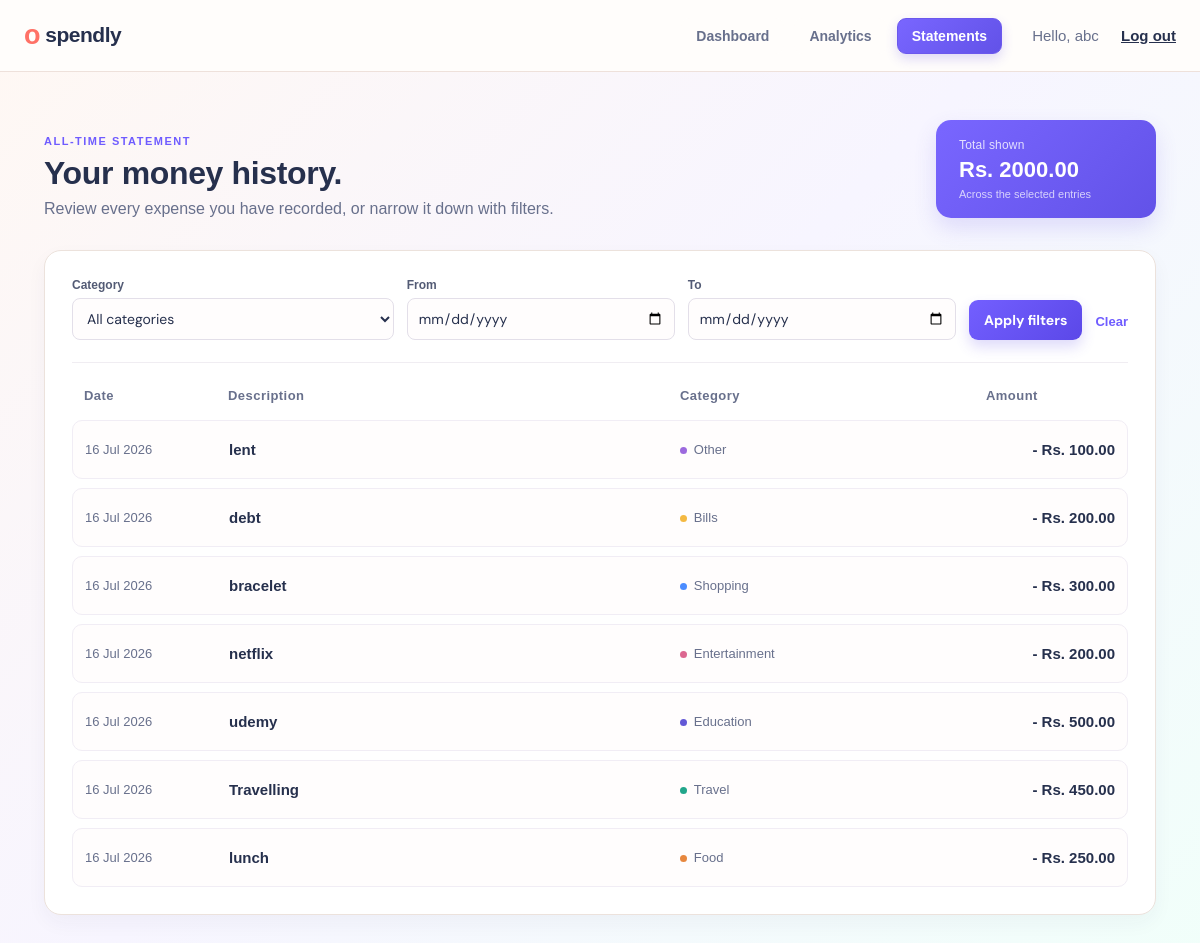
Screenshot of /statements/ (signed in) with the database file from the repository.
### planner/models.py (models this page shows, shortened)
class Expense(models.Model):
    class Category(models.TextChoices):
        FOOD = 'food', 'Food'
        TRAVEL = 'travel', 'Travel'
        EDUCATION = 'education', 'Education'
        ENTERTAINMENT = 'entertainment', 'Entertainment'
        SHOPPING = 'shopping', 'Shopping'
        BILLS = 'bills', 'Bills'
        OTHER = 'other', 'Other'
    user = models.ForeignKey(User, on_delete=models.CASCADE, related_name='expenses')
    title = models.CharField(max_length=100)
    amount = models.DecimalField(max_digits=10, decimal_places=2)
    category = models.CharField(max_length=20, choices=Category.choices)
    spent_on = models.DateField()
    created_at = models.DateTimeField(auto_now_add=True)
    class Meta:
        ordering = ['-spent_on', '-created_at']

### planner/views.py (the view)
# urls.py: path('statements/', views.statements, name='statements'),
@login_required(login_url='login')
def statements(request):
    expenses = Expense.objects.filter(user=request.user)
    selected_category = request.GET.get('category', '')
    start_date = parse_date(request.GET.get('from', ''))
    end_date = parse_date(request.GET.get('to', ''))
    if selected_category in dict(Expense.Category.choices):
        expenses = expenses.filter(category=selected_category)
    else:
        selected_category = ''
    if start_date:
        expenses = expenses.filter(spent_on__gte=start_date)
    if end_date:
        expenses = expenses.filter(spent_on__lte=end_date)
    total_spent = expenses.aggregate(total=Sum('amount'))['total'] or Decimal('0')
    return render(request, 'statements.html', {
        'expenses': expenses, 'total_spent': total_spent,
        'categories': Expense.Category.choices, 'selected_category': selected_category,
        'start_date': start_date, 'end_date': end_date,
    })

### templates/statements.html (shortened to what this page needs)
{% load static %}
<!doctype html>
<html lang="en">
<head>
  <link rel="stylesheet" href="{% static 'planner.css' %}">
  <link rel="stylesheet" href="{% static 'theme.css' %}">
</head>
<body>
  <header class="topbar"><a class="brand" href="{% url 'home' %}"><span>o</span> spendly</a>
    <nav class="main-nav" aria-label="Main navigation"><a href="{% url 'home' %}">Dashboard</a><a
        href="{% url 'analytics' %}">Analytics</a><a class="active" href="{% url 'statements' %}">Statements</a></nav>
    <div class="user">Hello, {{ request.user.username }} <a href="{% url 'logout' %}">Log out</a></div>
  </header>
  <main class="container">
    <section class="hero page-hero">
      <div>
        <p class="eyebrow">ALL-TIME STATEMENT</p>
        <h1>Your money history.</h1>
        <p>Review every expense you have recorded, or narrow it down with filters.</p>
      </div>
      <article class="statement-total"><span>Total shown</span><strong>Rs. {{ total_spent|floatformat:2 }}</strong><small>Across the selected entries</small></article>
    </section>
    <section class="panel full-statement">
      <form class="statement-filters" method="get"><label>Category<select name="category">
            <option value="">All categories</option>
          </select></label><label>From<input type="date" name="from"
            value="{{ start_date|date:'Y-m-d' }}"></label><label>To<input type="date" name="to"
            value="{{ end_date|date:'Y-m-d' }}"></label><button class="primary">Apply filters</button><a
          href="{% url 'statements' %}">Clear</a></form>
      {% if expenses %}<div class="statement-table">
        <div class="statement-row table-head">
          <span>Date</span><span>Description</span><span>Category</span><span>Amount</span></div>
        {% for expense in expenses %}
          <article class="statement-row"><time>{{ expense.spent_on|date:"d M Y" }}</time><strong>{{ expense.title }}</strong><span><i class="category-dot {{ expense.category }}"></i>{{ expense.get_category_display }}</span><b>- Rs. {{ expense.amount|floatformat:2 }}</b></article>
        {% endfor %}
      </div>{% else %}<div class="no-expenses">No expenses match these filters yet.</div>{% endif %}
    </section>
  </main>
</body>
</html>

### static/planner.css (style rules this page uses)
.main-nav { display:flex;align-items:center;gap:10px;margin-left:auto;margin-right:30px }
.main-nav a { color:var(--muted);font-size:14px;font-weight:700;text-decoration:none;padding:9px 14px;border:1px solid transparent;border-radius:9px;background:#fffdfb;transition:background .2s ease,color .2s ease,border-color .2s ease,box-shadow .2s ease }
.main-nav a.active { color:#fff;background:linear-gradient(135deg,#7966ff,#6252e8);border-color:#6b58ed;box-shadow:0 5px 12px rgba(91,72,232,.2) }
.page-hero { margin-bottom:30px }
.statement-total { background:linear-gradient(135deg,#7966ff,#6252e8);color:#fff;border-radius:15px;padding:18px 23px;min-width:220px;box-shadow:0 10px 22px rgba(91,72,232,.16) }
.statement-total span { opacity:.8;font-size:12px;display:block;letter-spacing:.2px }
.statement-total strong { font-size:22px;font-weight:600;display:block;margin-top:5px }
.statement-total small { font-size:11px;opacity:.72;margin-top:5px;display:block }
.full-statement { box-shadow:0 8px 20px rgba(55,42,102,.045) }
.statement-filters { display:grid;grid-template-columns:1.2fr 1fr 1fr auto auto;align-items:end;gap:13px;margin-bottom:25px;padding-bottom:22px;border-bottom:1px solid #f0edf2 }
.statement-filters label { font-size:12px;font-weight:700;color:#535b75 }
.statement-filters select,.statement-filters input { display:block;width:100%;margin-top:6px;border:1px solid #e3dfe9;border-radius:8px;padding:10px;color:var(--ink);font:14px 'DM Sans';background:#fffdfd }
.statement-filters .primary { width:auto;padding:11px 15px }
.statement-filters a { padding:11px 0;color:var(--purple);font-weight:700;text-decoration:none;font-size:13px }
.statement-row { display:grid;grid-template-columns:130px 1.5fr 1fr 130px;gap:14px;align-items:center;padding:20px 12px;border-top:1px solid #f3f0f3 }
.statement-row:not(.table-head) { margin-top:9px;border:1px solid #f1edf5;border-radius:10px;background:#fffdfd }
.table-head { border-top:0;color:#908b9c;font-size:11px;letter-spacing:.45px;font-weight:700;padding:0 12px 8px }
.statement-row time,.statement-row span { color:var(--muted);font-size:13px }
.statement-row strong { font-weight:600 }
.statement-row b { text-align:right;font-weight:600 }
.category-dot { width:7px;height:7px;background:var(--purple);display:inline-block;border-radius:50%;margin-right:7px }
.category-dot.food { background:#e7873e }
.category-dot.travel { background:#22a68b }
.category-dot.education { background:#6258d6 }
.category-dot.entertainment { background:#dc6790 }
.category-dot.shopping { background:#4b8cff }
.category-dot.bills { background:#f4b942 }
.category-dot.other { background:#9c6ade }
:root { --ink:#1c2034;--muted:#777b91;--paper:#faf9f7;--line:#ebe9e4;--purple:#6c63ff;--coral:#ff7e6b;--teal:#31b99b }
* { box-sizing:border-box }
body { margin:0;background:var(--paper);font:15px 'DM Sans',sans-serif;color:var(--ink) }
.topbar { height:72px;background:#fff;display:flex;align-items:center;justify-content:space-between;padding:0 max(24px,calc((100vw - 1160px)/2));border-bottom:1px solid var(--line) }
.brand { font-weight:700;text-decoration:none;color:var(--ink);font-size:21px;letter-spacing:-1px }
.brand span { color:var(--purple);font-size:27px;vertical-align:-2px }
.user { color:var(--muted) }
.user a { margin-left:18px;color:var(--ink);font-weight:600 }
.container { max-width:1160px;margin:auto;padding:48px 24px 70px }
.hero { display:flex;align-items:end;justify-content:space-between;margin-bottom:32px }
.eyebrow { font-size:11px;letter-spacing:1.5px;font-weight:700;color:var(--purple);margin:0 0 8px }
.hero h1,h1 { font:700 34px 'Playfair Display',serif;margin:0 0 8px;letter-spacing:-.8px }
.hero>div>p:last-child,.auth-copy { margin:0;color:var(--muted);font-size:16px }
.panel { background:#fff;border:1px solid var(--line);border-radius:17px;padding:27px }
.primary { border:0;width:100%;padding:13px 16px;background:var(--purple);color:#fff;border-radius:9px;font:700 14px 'DM Sans';cursor:pointer }

### rows the page displays
Expense: spent_on "16 Jul 2026", title "lent", category "Other", amount "100.00"
Expense: spent_on "16 Jul 2026", title "debt", category "Bills", amount "200.00"
Expense: spent_on "16 Jul 2026", title "bracelet", category "Shopping", amount "300.00"
Expense: spent_on "16 Jul 2026", title "netflix", category "Entertainment", amount "200.00"
Expense: spent_on "16 Jul 2026", title "udemy", category "Education", amount "500.00"
Expense: spent_on "16 Jul 2026", title "Travelling", category "Travel", amount "450.00"
Expense: spent_on "16 Jul 2026", title "lunch", category "Food", amount "250.00"

### other values shown
{{ request.user.username }} "abc"
{{ total_spent|floatformat:2 }} "2000.00"
